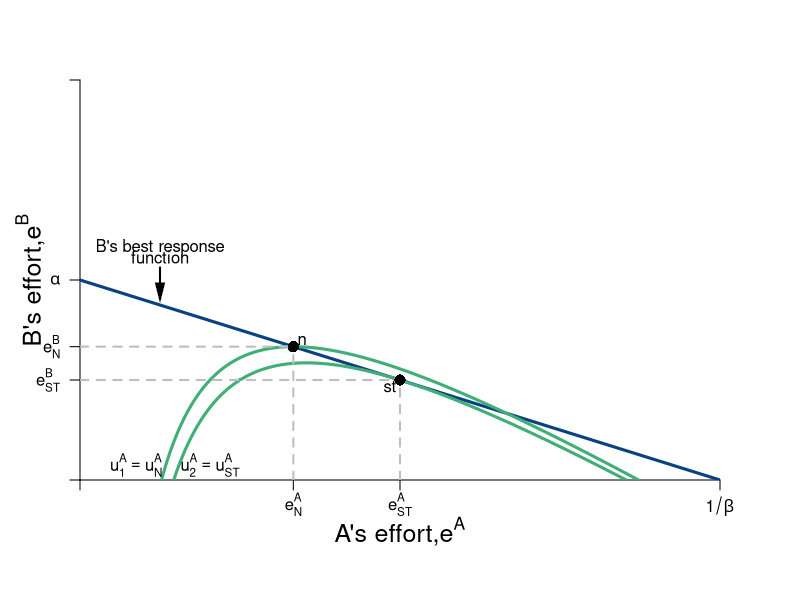

The R source for this figure:
#Graph Designer: Simon Halliday & Madeleine Wettach '20
#Authors: Bowles, Foley and Halliday
#Title: Coordination, Conflict and Competition: A Text in Microeconomics

require(shape)
pdf(file = "coordination_failures/step_by_step_graphs_6/coord_stackelberg_step1.pdf", width = 9, height = 7)

#Set parameters for graphics
axislabelsize <- 1.5
graphlinewidth <- 3
segmentlinewidth <- 2

COL <- c("#7fc97f", "#beaed4", "#fdc086", "#ffff99", "#386cb0", "#f0027f", "#bf5b17", "#666666")
COLA <- c("#99d8c9","#66c2a4","#41ae76", "#238b45", "#005824")
COLB <- c("#4eb3d3", "#2b8cbe", "#0868ac","#084081")

par(mar =  c(6, 4, 4, 4))

uA <- function(ea, eb, alpha = 16, beta = 1/32) {
  alpha*(1 - beta*eb)*ea - 0.5*(ea)^2
}

uB <- function(ea, eb, alpha = 16, beta = 1/32) {
  alpha*(1 - beta*ea)*eb - 0.5*(eb)^2
}

brfB <- function(ea, alpha = 16, beta = 1/32) {
  alpha*(1 - beta*ea)
}

brfA <- function(ea, alpha = 16, beta = 1/32) {
  (alpha - ea)/(alpha * beta)
}

brfPE <- function(ea, alpha = 16, beta = 1/12) {
  alpha*(1 - beta*ea)
}

indiffeA <- function(ea, alpha = 16, beta = 1/48, uA = 46.08) {
  1/beta - (0.5*ea)/(alpha*beta) - uA/(alpha*beta*ea)
}

indiffB <- function(eb, alpha = 16, beta = 1/48, uB = 46.08) {
  (alpha*eb - uB - 0.5*eb^2)/(alpha*beta*eb)
}

indiffB2 <- function(ea, alpha = 16, beta = 1/48, uB = 46.08) {
  sqrt(alpha^2*(beta*ea - 1)^2 - 2*uB) - alpha*beta*ea + alpha
}

indiffB3 <- function(ea, alpha = 16, beta = 1/48, uB = 46.08) {
  -sqrt(alpha^2*(beta*ea - 1)^2 - 2*uB) - alpha*beta*ea + alpha
}


#Input into Wolfram Alpha: solve for x y = 1/b - (0.5*x)/(a*b) - u/(a*b*x)

# indiffAlowB <- function(eb, alpha = 16, beta = 1/24, uA = 46.08) {
#   0.5*(-sqrt((2*alpha*beta*eb - 2*alpha)^2 - 8*uA)) - 2*alpha*beta*eb + 2*alpha
# }
# 
# indiffAlow <- function(ea, alpha = 16, beta = 1/24, uA = 46.08) {
#   0.5*(-sqrt((2*alpha*beta*ea - 2*alpha)^2 - 8*uA)) - 2*alpha*beta*ea + 2*alpha
# }
# 
# indiffAgain <- function(ea, alpha = 16, beta = 1/24, uA = 46.08) {
#   (-2*alpha*ea +2*uA + ea^2 )/ ( 2 * alpha * beta * ea)
# }

xlims <- c(0, 32)
ylims <- c(0, 32)

npts <- 501 
x <- seq(xlims[1], xlims[2], length.out = npts)
y <- seq(ylims[1], ylims[2], length.out = npts) 
a <- c(56.88889, 64)
b <- c(32, 56.88889)

plot(0, 0, xlim = xlims, ylim = ylims, type = "n",
     xlab = expression(paste("")),
     ylab = expression(paste("")), 
     xaxt = "n", 
     yaxt = "n", 
     cex.lab = axislabelsize, 
     bty = "n",
     xaxs="i", 
     yaxs="i")

# ticksy <- seq(from = 0, to = ylims[2], by = 2)
# ylabels <- seq(from = 0, to = ylims[2], by = 2)
# ticksx <- seq(from = 0, to = xlims[2], by = 2)
# xlabels <- seq(from = 0, to = xlims[2], by = 2)
ticksy <- c(0, 8, 10.66667, 16, 32)
ylabels <- c(NA, expression(paste(e[ST]^{B})), expression(paste(e[N]^{B})), expression(paste(alpha)), NA)
ticksx <- c(0, 10.66667, 16, 32)
xlabels <- c(NA, expression(paste(e[N]^{A})), expression(paste(e[ST]^{A})), expression(1/paste(beta)))


axis(1, at = ticksx, pos = 0, labels = xlabels)
axis(2, at = ticksy, pos = 0, labels = ylabels, las = 1)

npts <- 500 
xx1 <- seq(xlims[1], xlims[2], length.out = npts)


#I need something like xx1 with npts for 
# xpoly1 <- seq(from = 4.1, to = 9.6, length.out = 500)
# ypoly1 <- indiffA(xpoly1, uA = 46.08, alpha = 16, beta = 1/24)
# ypoly2 <- indiffB3(xpoly1, uB = 46.08, alpha = 16, beta = 1/24)
# polygon(x = c(xpoly1, rev(xpoly1)), y = c(ypoly1, rev(ypoly2)), col=COL[4], density=NULL, border = NA)

# segments(16, 0,  13.71429, 11.42857, lty = 2, col = "gray" , lwd = segmentlinewidth)
# segments( 0, 11.42857,  13.71429, 11.42857, lty = 2, col = "gray" , lwd = segmentlinewidth)
# points(13.71429, 11.42857, pch = 16, col = "black", cex = 1.5)
# text(14.2, 12, expression(paste("st")))



#lines(xx1, brfA(xx1, alpha = 16, beta = 1/32), col = COLA[4], lwd = graphlinewidth, lty = 2)
lines(xx1, brfB(xx1, alpha = 16, beta = 1/32), col = COLB[4], lwd = graphlinewidth)


#persp(x, y, outer(x, y, u), ticktype="detailed") 
contour(y, x, 
        outer(x, y, uA),
        #labels = c("v1", "v2", "v3"),
        drawlabels = FALSE,
        col = COLA[3],
        #xlab = expression(paste("A's Apples, ", x)),
        #ylab = expression(paste("A's Oranges, ", y)),
        #cex.lab = axislabelsize,
        lwd = graphlinewidth,
        levels = a, 
        xaxs="i", 
        yaxs="i", 
        add = TRUE) 

mtext(expression(paste("A's effort,", e^A)), side=1, line = 2.5, cex = axislabelsize)
text(-2.5, 16, expression(paste("B's effort,", e^B)), xpd = TRUE, cex = axislabelsize, srt = 90) 

#Add arrows:
#arrows(-0.8, 10, -0.8, 14, xpd = TRUE, length=0.1,angle=40,lwd=3)
#arrows(6.2, -1.7, 9, -1.7, xpd = TRUE, length=0.1,angle=40,lwd=3)


##contour(x, y, 
#        outer(x, y, uB),
#        #labels = c("v1", "v2", "v3"),
#        drawlabels = FALSE,
#        col = COLB[2],
#        #xlab = expression(paste("")),
#        #ylab = expression(paste("")),
#        lwd = graphlinewidth,
#        levels = b, 
#        add = TRUE
#        #xaxs="i", 
#        #yaxs="i"
#) 


#segments(4.11765, 6.17647, 5.88, 8.88, lty = 1, col = COL[2] , lwd = graphlinewidth)
#text(7.3, 3, expression("Pareto Efficient"))
#text(7.3, 2.5, expression("Curve"))
#Arrows(7.3, 3.5, 7.3, 6.1, col = "black", lty = 1, lwd = 2, arr.type = "triangle", arr.lwd = 0.5)

#Label the iso-welfare functions for the HG, Aisha
text(2.8, 1.2, expression(u[1]^A==u[N]^{A}))
text(6.5, 1.2, expression(u[2]^A==u[ST]^{A}))
# text(5.5, 1.5, expression(u[3]^A))
#text(6.6, 8.3, expression(u[4]^A))

#Label the indifference curves for the HG, Betty
##text(2, 23, expression(u[2]^B==u[N]^{B}))
##text(8, 23, expression(u[1]^B==u[ST]^{B}))
# text(6, 17, expression(u[3]^B))
#text(3.4, 6.9, expression(v[4]^B))

#Label point i. 
segments(10.66667, 0,  10.66667, 10.66667, lty = 2, col = "gray", lwd = segmentlinewidth)
segments( 0, 10.66667,  10.66667, 10.66667, lty = 2, col = "gray", lwd = segmentlinewidth)
points(10.66667, 10.66667, pch = 16, col = "black", cex = 1.5)
#text(13, 13, expression(paste("Nash Equilibrium")))
text(11.1, 11.2, expression(paste("n")))

#Annotate Pareto Efficient Curve and relevant points
#segments(8, 6, 6, 8, lty = 1, col = COL[2] , lwd = graphlinewidth)
#points(6, 8, pch = 16, col = "black", cex = 1.5)
#text(6, 8.5, expression(paste("g")))

#points(8, 6, pch = 16, col = "black", cex = 1.5)
#text(7, 7.5, expression(paste("i")))

#points(7, 7, pch = 16, col = "black", cex = 1.5)
#text(8, 6.5, expression(paste("f")))

#points(5.84, 8.77, pch = 16, col = "black", cex = 1.5)

#B's brf
text(4, 18.6, expression(paste("B's best response")))
text(4, 17.8, expression(paste("function")))
Arrows(4, 17, 4, 15, col = "black", lty = 1, lwd = 2, arr.type = "triangle", arr.lwd = 0.5)

#A's brf
# text(15.5, 4, expression(paste("A's best response")))
# text(15.5, 3.5, expression(paste("function")))
# Arrows(15.5, 3, 15.5, 1.5, col = "black", lty = 1, lwd = 2, arr.type = "triangle", arr.lwd = 0.5)

segments(16, 0,  16, 8, lty = 2, col = "gray", lwd = segmentlinewidth)
segments( 0, 8,  16, 8, lty = 2, col = "gray", lwd = segmentlinewidth)
points(16, 8, pch = 16, col = "black", cex = 1.5)
text(15.5, 7.5, expression(paste("st")))


dev.off()
